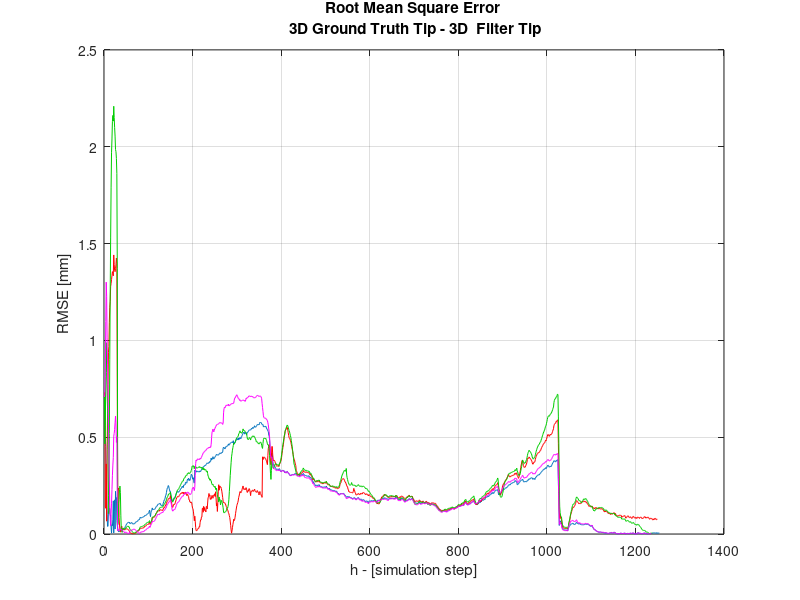
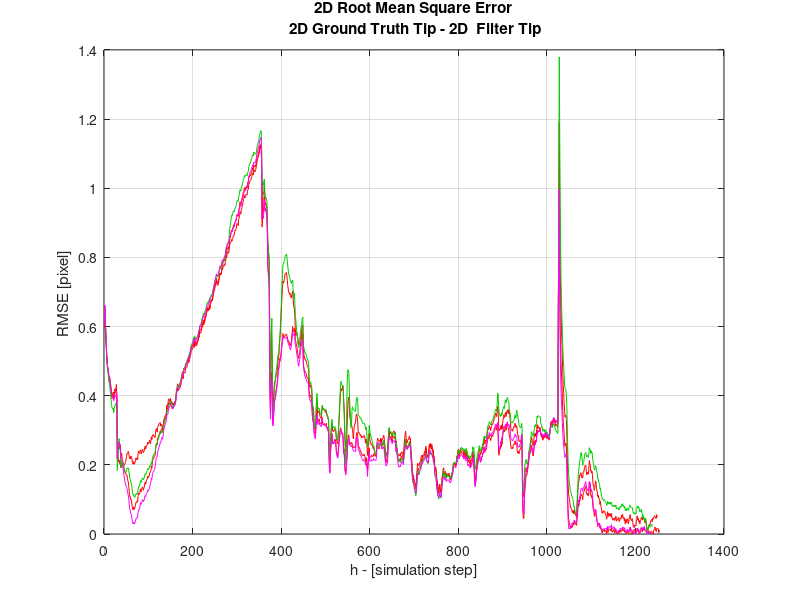
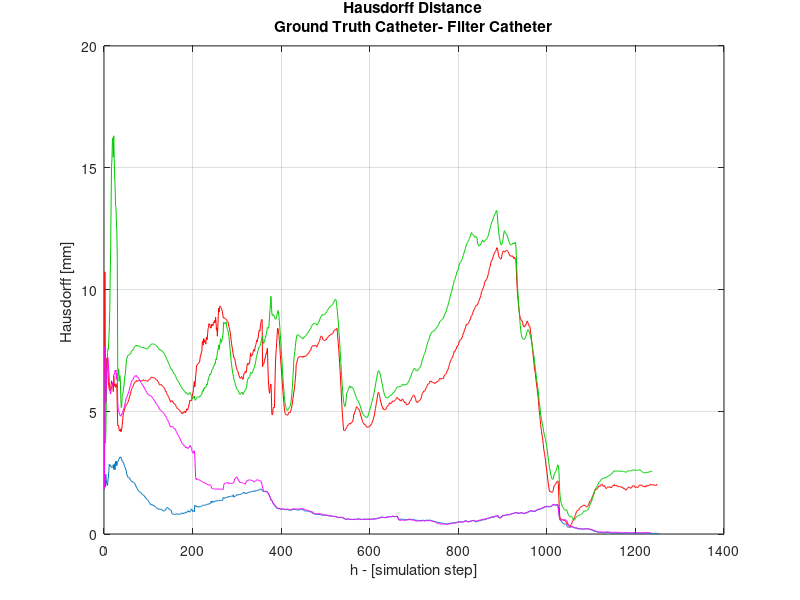
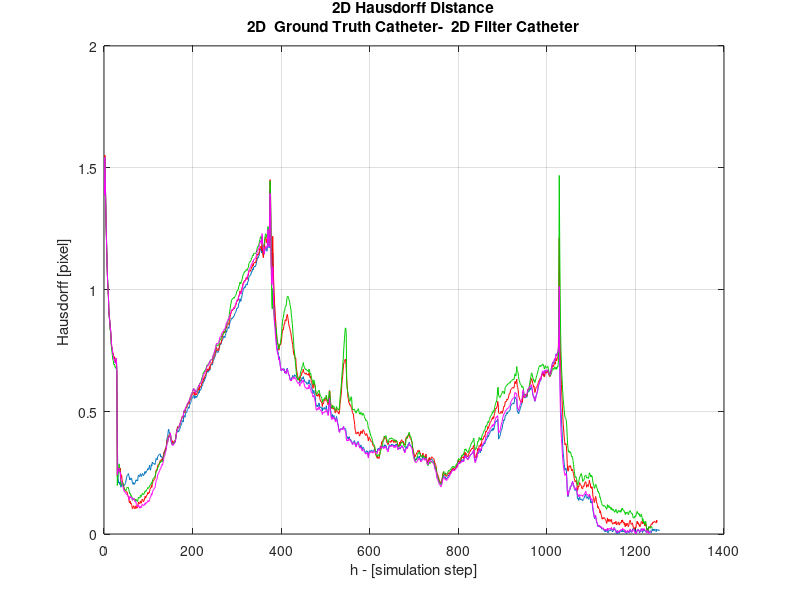

Write MATLAB code to recreate these figures, in order.
%%PLOT TIP RMSE 
% load('RMSE2d_0.mat','RMSE2d_0')
% clear all
% close all 
% clc

load RMSE2d_0.mat
load RMSE2d_1.mat   
load RMSE2d_2.mat
load RMSE2d_3.mat

load RMSE_0.mat
load RMSE_1.mat
load RMSE_2.mat
load RMSE_3.mat

load hd_0.mat
load hd_1.mat
load hd_2.mat
load hd_3.mat

load hd2d_0.mat 
load hd2d_1.mat 
load hd2d_2.mat 
load hd2d_3.mat 

figure
plot(RMSE_0*1000)
hold on
plot(RMSE_1*1000, 'Color',[1 0 0])
hold on
plot(RMSE_2*1000, 'Color',[0 0.8 0])
hold on
plot(RMSE_3*1000, 'Color',[1 0 1])
grid on
xlabel('h - [simulation step]') % x-axis label
ylabel('RMSE [mm] ') % y-axis label
title( {'Root Mean Square Error'; ' 3D Ground Truth Tip - 3D  Filter Tip' }) ;

figure
plot(RMSE2d_0, 'Color',[1 0 0])
hold on
plot(RMSE2d_1, 'Color',[1 0 0]) 
hold on
plot(RMSE2d_2, 'Color',[0 0.8 0])
hold on
plot(RMSE2d_3, 'Color',[1 0 1])
grid on
xlabel('h - [simulation step]') % x-axis label
ylabel('RMSE [pixel] ') % y-axis label
title( {'2D Root Mean Square Error'; ' 2D Ground Truth Tip - 2D  Filter Tip' }) ;


figure
plot(hd_0*1000)
hold on
plot(hd_1*1000, 'Color',[1 0 0])
hold on
plot(hd_2*1000, 'Color',[0 0.8 0])
hold on
plot(hd_3*1000, 'Color',[1 0 1])
grid on
xlabel('h - [simulation step]') % x-axis label
ylabel('Hausdorff [mm] ') % y-axis label
title( {'Hausdorff Distance'; 'Ground Truth Catheter- Filter Catheter' }) ;

figure
plot(hd2d_0)
hold on
plot(hd2d_1, 'Color',[1 0 0])
hold on
plot(hd2d_2, 'Color',[0 0.8 0])
hold on
plot(hd2d_3, 'Color',[1 0 1])
grid on
xlabel('h - [simulation step]') % x-axis label
ylabel('Hausdorff [pixel] ') % y-axis label
title( {'2D Hausdorff Distance'; '2D  Ground Truth Catheter-  2D Filter Catheter' }) ;
